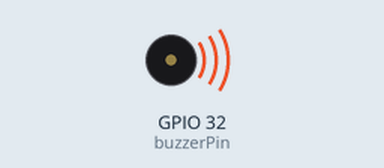
Recording of a sketch running on a simulated ESP32. On the bench: buzzer (waves = sounding, pin HIGH).

Above: at 0.5 s.
At 5.0 s:
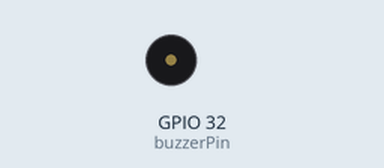
Timing chart, 0 to 6.9 s (numbered marks = the images above):
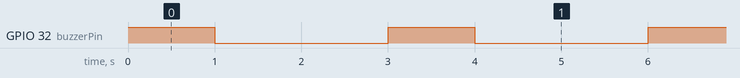

The sketch:

buzzer.ino
```cpp
const int buzzerPin = 32;

void setup() {
  pinMode(buzzerPin, OUTPUT);
}

void loop() {
  // Turn on the buzzer
  digitalWrite(buzzerPin, HIGH);
  delay(1000);  // Wait for 1 second

  // Turn off the buzzer
  digitalWrite(buzzerPin, LOW);
  delay(2000);  // Wait for 2 seconds
}
```

Measured:
- by itself, GPIO 32 (buzzerPin): alternates HIGH for 1.0 s and LOW for 2.0 s
